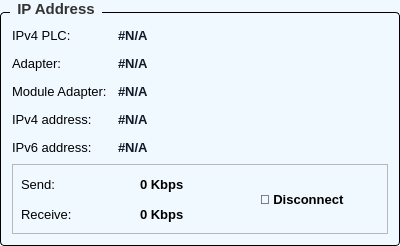
           <widget class="QGroupBox" name="groupControlPanel">
            <property name="sizePolicy">
             <sizepolicy hsizetype="Expanding" vsizetype="Preferred">
              <horstretch>4</horstretch>
              <verstretch>0</verstretch>
             </sizepolicy>
            </property>
            <property name="minimumSize">
             <size>
              <width>400</width>
              <height>0</height>
             </size>
            </property>
            <property name="maximumSize">
             <size>
              <width>350</width>
              <height>16777215</height>
             </size>
            </property>
            <property name="font">
             <font>
              <family>Segoe UI</family>
              <pointsize>-1</pointsize>
              <weight>75</weight>
              <bold>true</bold>
             </font>
            </property>
            <property name="styleSheet">
             <string notr="true">/* Khung chính của GroupBox */
QGroupBox {
    background-color: #F0F9FF; /* Màu nền theo yêu cầu của bạn */
    border: 1px solid #000000; /* Viền xám mảnh để định hình khối */
    border-radius: 4px;        /* Bo tròn góc 4px đồng bộ với QPushButton */
    margin-top: 12px;          /* Tạo khoảng cách phía trên để nhường chỗ cho chữ tiêu đề */
    font-size: 15px;           /* Kích thước chữ tiêu đề */
    font-weight: bold;         /* Làm đậm chữ tiêu đề */
    color: #333333;            /* Màu chữ tiêu đề */
}

/* Tùy chỉnh vị trí của chữ tiêu đề GroupBox */
QGroupBox::title {
    subcontrol-origin: margin;
    subcontrol-position: top left; /* Đặt tiêu đề ở góc trên bên trái */
    left: 10px;                    /* Đẩy chữ dịch vào trong một chút cho đẹp */
    padding: 0px 5px;              /* Khoảng cách đệm xung quanh chữ */
}
</string>
            </property>
            <property name="title">
             <string>IP Address</string>
            </property>
            <layout class="QGridLayout" name="gridLayout_2">
             <item row="1" column="0">
              <layout class="QGridLayout" name="gridLayout_3">
               <item row="2" column="1">
                <widget class="QLabel" name="labelAdapterName_2">
                 <property name="font">
                  <font>
                   <family>Segoe UI</family>
                   <pointsize>10</pointsize>
                   <weight>62</weight>
                   <bold>true</bold>
                  </font>
                 </property>
                 <property name="styleSheet">
                  <string notr="true">font-weight: 500; color: #111827;</string>
                 </property>
                 <property name="text">
                  <string>#N/A</string>
                 </property>
                </widget>
               </item>
               <item row="1" column="0">
                <widget class="QLabel" name="label_16">
                 <property name="minimumSize">
                  <size>
                   <width>0</width>
                   <height>22</height>
                  </size>
                 </property>
                 <property name="maximumSize">
                  <size>
                   <width>100</width>
                   <height>16777215</height>
                  </size>
                 </property>
                 <property name="font">
                  <font>
                   <family>Segoe UI</family>
                   <pointsize>10</pointsize>
                  </font>
                 </property>
                 <property name="text">
                  <string>IPv4 PLC:</string>
                 </property>
                </widget>
               </item>
               <item row="2" column="0">
                <widget class="QLabel" name="labelAdapterNameTitle_2">
                 <property name="minimumSize">
                  <size>
                   <width>0</width>
                   <height>22</height>
                  </size>
                 </property>
                 <property name="font">
                  <font>
                   <family>Segoe UI</family>
                   <pointsize>10</pointsize>
                  </font>
                 </property>
                 <property name="text">
                  <string>Adapter:</string>
                 </property>
                </widget>
               </item>
               <item row="5" column="0">
                <widget class="QLabel" name="labelIPv6Title_2">
                 <property name="minimumSize">
                  <size>
                   <width>0</width>
                   <height>22</height>
                  </size>
                 </property>
                 <property name="font">
                  <font>
                   <family>Segoe UI</family>
                   <pointsize>10</pointsize>
                  </font>
                 </property>
                 <property name="text">
                  <string>IPv6 address:</string>
                 </property>
                </widget>
               </item>
               <item row="1" column="1">
                <widget class="QLabel" name="IPV4_PLC">
                 <property name="font">
                  <font>
                   <family>Segoe UI</family>
                   <pointsize>10</pointsize>
                   <weight>62</weight>
                   <bold>true</bold>
                  </font>
                 </property>
                 <property name="styleSheet">
                  <string notr="true">font-weight: 500; color: #111827;</string>
                 </property>
                 <property name="text">
                  <string>#N/A</string>
                 </property>
                </widget>
               </item>
               <item row="4" column="0">
                <widget class="QLabel" name="labelIPv4Title_2">
                 <property name="minimumSize">
                  <size>
                   <width>0</width>
                   <height>22</height>
                  </size>
                 </property>
                 <property name="font">
                  <font>
                   <family>Segoe UI</family>
                   <pointsize>10</pointsize>
                  </font>
                 </property>
                 <property name="text">
                  <string>IPv4 address:</string>
                 </property>
                </widget>
               </item>
               <item row="4" column="1">
                <widget class="QLabel" name="labelIPv4_2">
                 <property name="font">
                  <font>
                   <family>Segoe UI</family>
                   <pointsize>10</pointsize>
                   <weight>62</weight>
                   <bold>true</bold>
                  </font>
                 </property>
                 <property name="styleSheet">
                  <string notr="true">font-weight: 500; color: #111827;</string>
                 </property>
                 <property name="text">
                  <string>#N/A</string>
                 </property>
                </widget>
               </item>
               <item row="5" column="1">
                <widget class="QLabel" name="labelIPv6_2">
                 <property name="font">
                  <font>
                   <family>Segoe UI</family>
                   <pointsize>10</pointsize>
                   <weight>62</weight>
                   <bold>true</bold>
                  </font>
                 </property>
                 <property name="styleSheet">
                  <string notr="true">font-weight: 500; color: #111827;</string>
                 </property>
                 <property name="text">
                  <string>#N/A</string>
                 </property>
                 <property name="wordWrap">
                  <bool>true</bool>
                 </property>
                </widget>
               </item>
               <item row="3" column="1">
                <widget class="QLabel" name="labelModuleAdapter">
                 <property name="font">
                  <font>
                   <family>Segoe UI</family>
                   <pointsize>10</pointsize>
                   <weight>62</weight>
                   <bold>true</bold>
                  </font>
                 </property>
                 <property name="styleSheet">
                  <string notr="true">font-weight: 500; color: #111827;</string>
                 </property>
                 <property name="text">
                  <string>#N/A</string>
                 </property>
                </widget>
               </item>
               <item row="3" column="0">
                <widget class="QLabel" name="labelConnTypeTitle_2">
                 <property name="minimumSize">
                  <size>
                   <width>0</width>
                   <height>22</height>
                  </size>
                 </property>
                 <property name="font">
                  <font>
                   <family>Segoe UI</family>
                   <pointsize>10</pointsize>
                  </font>
                 </property>
                 <property name="text">
                  <string>Module Adapter:</string>
                 </property>
                </widget>
               </item>
              </layout>
             </item>
             <item row="2" column="0">
              <layout class="QHBoxLayout" name="infoRow_2">
               <property name="spacing">
                <number>24</number>
               </property>
               <item>
                <widget class="QFrame" name="frameGraph">
                 <property name="minimumSize">
                  <size>
                   <width>0</width>
                   <height>70</height>
                  </size>
                 </property>
                 <property name="maximumSize">
                  <size>
                   <width>16777215</width>
                   <height>70</height>
                  </size>
                 </property>
                 <property name="font">
                  <font>
                   <family>Segoe UI</family>
                   <pointsize>10</pointsize>
                  </font>
                 </property>
                 <property name="frameShape">
                  <enum>QFrame::StyledPanel</enum>
                 </property>
                 <layout class="QVBoxLayout" name="layoutGraph">
                  <property name="spacing">
                   <number>0</number>
                  </property>
                  <property name="leftMargin">
                   <number>8</number>
                  </property>
                  <property name="topMargin">
                   <number>4</number>
                  </property>
                  <property name="rightMargin">
                   <number>8</number>
                  </property>
                  <property name="bottomMargin">
                   <number>4</number>
                  </property>
                  <item>
                   <layout class="QGridLayout" name="gridLayout_6">
                    <item row="1" column="0">
                     <widget class="QLabel" name="labelRecvTitle_2">
                      <property name="font">
                       <font>
                        <family>Segoe UI</family>
                        <pointsize>10</pointsize>
                       </font>
                      </property>
                      <property name="text">
                       <string>Receive:</string>
                      </property>
                     </widget>
                    </item>
                    <item row="0" column="1">
                     <widget class="QLabel" name="labelSendValue_2">
                      <property name="font">
                       <font>
                        <family>Segoe UI</family>
                        <pointsize>10</pointsize>
                        <weight>75</weight>
                        <bold>true</bold>
                       </font>
                      </property>
                      <property name="text">
                       <string>0 Kbps</string>
                      </property>
                     </widget>
                    </item>
                    <item row="0" column="0">
                     <widget class="QLabel" name="labelSendTitle_2">
                      <property name="font">
                       <font>
                        <family>Segoe UI</family>
                        <pointsize>10</pointsize>
                       </font>
                      </property>
                      <property name="layoutDirection">
                       <enum>Qt::LeftToRight</enum>
                      </property>
                      <property name="text">
                       <string>Send:</string>
                      </property>
                     </widget>
                    </item>
                    <item row="1" column="1">
                     <widget class="QLabel" name="labelRecvValue_2">
                      <property name="font">
                       <font>
                        <family>Segoe UI</family>
                        <pointsize>10</pointsize>
                        <weight>75</weight>
                        <bold>true</bold>
                       </font>
                      </property>
                      <property name="text">
                       <string>0 Kbps</string>
                      </property>
                     </widget>
                    </item>
                    <item row="0" column="2" rowspan="2">
                     <widget class="QLabel" name="labelConnStatus">
                      <property name="maximumSize">
                       <size>
                        <width>200</width>
                        <height>16777215</height>
                       </size>
                      </property>
                      <property name="font">
                       <font>
                        <family>Segoe UI</family>
                        <pointsize>10</pointsize>
                        <weight>75</weight>
                        <bold>true</bold>
                       </font>
                      </property>
                      <property name="layoutDirection">
                       <enum>Qt::LeftToRight</enum>
                      </property>
                      <property name="text">
                       <string>🔴 Disconnect</string>
                      </property>
                     </widget>
                    </item>
                   </layout>
                  </item>
                 </layout>
                </widget>
               </item>
              </layout>
             </item>
            </layout>
           </widget>
